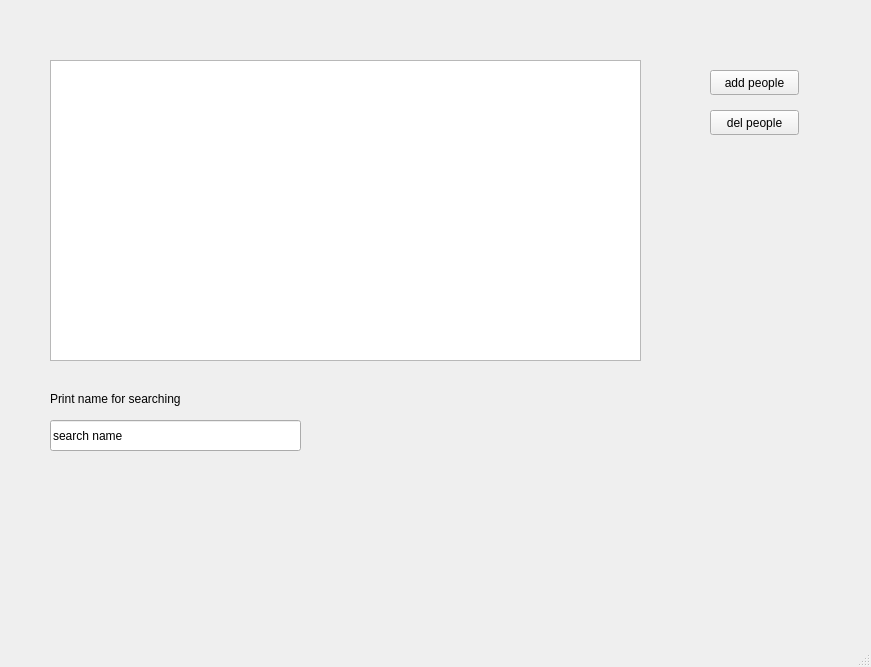
<?xml version="1.0" encoding="UTF-8"?>
<ui version="4.0">
 <class>MainWindow</class>
 <widget class="QMainWindow" name="MainWindow">
  <property name="geometry">
   <rect>
    <x>0</x>
    <y>0</y>
    <width>871</width>
    <height>667</height>
   </rect>
  </property>
  <property name="windowTitle">
   <string>notebook</string>
  </property>
  <widget class="QWidget" name="centralwidget">
   <widget class="QPushButton" name="pushButtonDelPeople">
    <property name="geometry">
     <rect>
      <x>710</x>
      <y>110</y>
      <width>89</width>
      <height>25</height>
     </rect>
    </property>
    <property name="text">
     <string>del people</string>
    </property>
   </widget>
   <widget class="QPushButton" name="pushButtonAddPeople">
    <property name="geometry">
     <rect>
      <x>710</x>
      <y>70</y>
      <width>89</width>
      <height>25</height>
     </rect>
    </property>
    <property name="text">
     <string>add people</string>
    </property>
   </widget>
   <widget class="QTableWidget" name="tablePeople">
    <property name="geometry">
     <rect>
      <x>50</x>
      <y>60</y>
      <width>591</width>
      <height>301</height>
     </rect>
    </property>
   </widget>
   <widget class="QLineEdit" name="lineEditSearch">
    <property name="geometry">
     <rect>
      <x>50</x>
      <y>420</y>
      <width>251</width>
      <height>31</height>
     </rect>
    </property>
    <property name="text">
     <string>search name</string>
    </property>
   </widget>
   <widget class="QLabel" name="label">
    <property name="geometry">
     <rect>
      <x>50</x>
      <y>390</y>
      <width>191</width>
      <height>17</height>
     </rect>
    </property>
    <property name="text">
     <string>Print name for searching</string>
    </property>
   </widget>
  </widget>
  <widget class="QMenuBar" name="menubar">
   <property name="geometry">
    <rect>
     <x>0</x>
     <y>0</y>
     <width>871</width>
     <height>22</height>
    </rect>
   </property>
  </widget>
  <widget class="QStatusBar" name="statusbar"/>
 </widget>
 <resources/>
 <connections/>
</ui>
